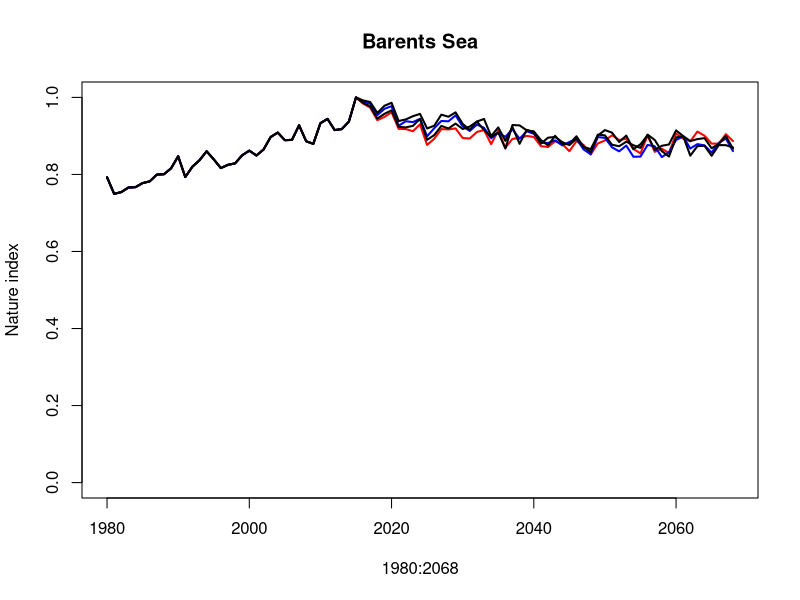
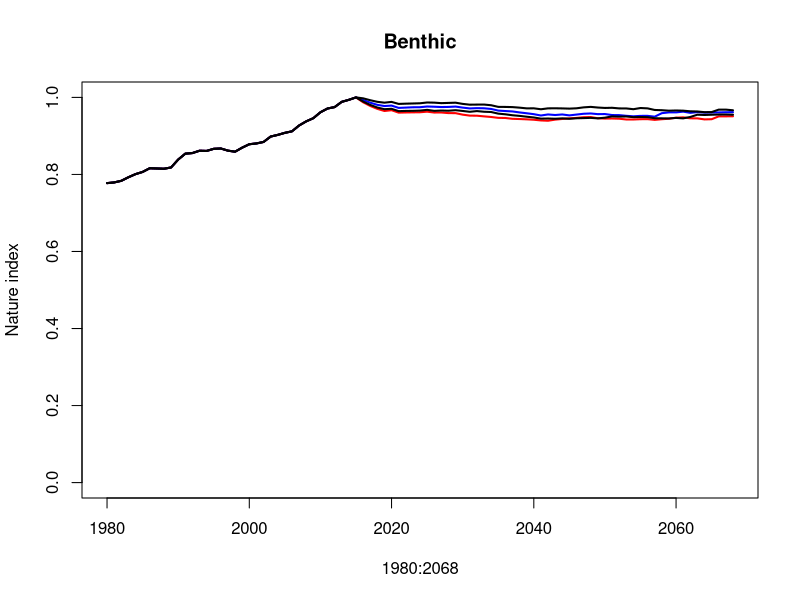
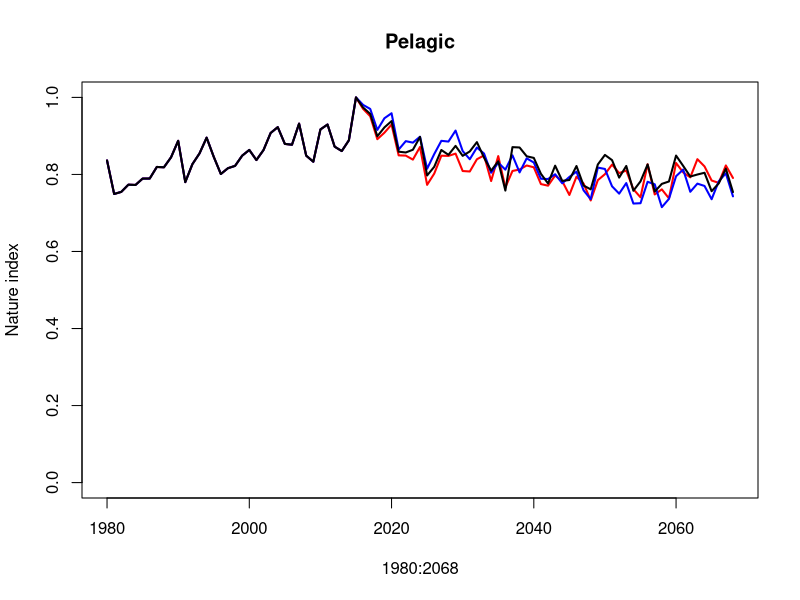

Write R code to recreate these figures, in order. (Note: this script raises an error after producing the figures.)
library(tidyverse)
# The script calculates the Nature Index from the output of model simulations of the Barents Sea.
# Barent Sea model ....
#
# Indicators: biomass
#
# Reference values are estimated from 

# Functions that scale indicator observations
# Used when there are uncertainties in the indicator observations or reference values.
# So far not used in the Barents Sea calculations.

scaleobs<-function(ValueID=1:2,FK_OmraadeID=rep(1,2),FK_IndicatorID=rep(1,2),FK_RefAarID=c(0,1),nsim=100,
                   bootmat=matrix(1,nrow = 2,ncol = nsim),ref.value.code=0,IndicatorID=1,FK_Scalingmodel=1){
  
  
  Reference.values <- FK_RefAarID == ref.value.code
  refmat <- 0*bootmat
  valuemat <- bootmat
  N.values <- length(ValueID)
  
  for (i in 1:N.values) {
    refmat[i,] <- bootmat[Reference.values & FK_OmraadeID == FK_OmraadeID[i],]
  }
  
  scaled.bootmat <- valuemat/refmat
  dimnames(scaled.bootmat)[[1]] <- ValueID
  
  model.mat <- matrix(1,nrow=N.values,ncol=nsim)
  FK_Scalingmodel <- as.character(FK_Scalingmodel)
  for (i in 1:N.values) {
    model.mat[i,] <- rep(FK_Scalingmodel[IndicatorID == FK_IndicatorID[i]],nsim)
  }
  scaled.bootmat[model.mat == 2] <- (-1)*scaled.bootmat[model.mat == 2] + 2
  scaled.bootmat[scaled.bootmat < 0] <- 0.0
  scaled.bootmat[scaled.bootmat > 1] <- 1.0
  if (!(is.matrix(scaled.bootmat))) {scaled.bootmat <- t(matrix(scaled.bootmat))}
  
  return(scaled.bootmat)
}

# Functions that calculate weights

calculate.fidelity.weights <- function(fidelity = NULL,
                                       functional.group = NULL, 
                                       presence = NULL) {
  
  # Function that calculates fidelity weights
  # functional.groups could be integer, character or factor
  
  fidelity.matrix <- matrix(rep(fidelity,1,each=dim(presence)[1]),ncol=dim(presence)[2])*presence
  fidelity.weight <- fidelity.matrix*0
  
  if (dim(fidelity.matrix)[1] > 1) {
    for (lev in unique(functional.group)) {
      fidelity.weight[,functional.group == lev] <- 
        fidelity.matrix[,functional.group == lev]/
        rowSums(as.matrix(fidelity.matrix[,functional.group == lev]))
    }
  }
  if (dim(fidelity.matrix)[1] == 1) {
    for (lev in unique(functional.group)) {
      fidelity.weight[,functional.group == lev] <- 
        fidelity.matrix[,functional.group == lev]/
        rowSums(t(as.matrix(fidelity.matrix[,functional.group == lev])))
    }
  }
  
  fidelity.weight[is.nan(fidelity.weight)] <- 0
  
  return(fidelity.weight)
}

#-------------

calculate.trophic.weights <- function(functional.group = NULL, 
                                      presence = NULL, 
                                      key.indicator.code = "key",
                                      code.for.absence = 0,
                                      weights.key.indicators = 0.5) {
  
  # Function that calculates trophic weights
  # functional.groups could be integer, character or factor
  
  count.func.group <- function(functional.group, 
                               key.indicator.code = "key",
                               code.for.absence = 0) {
    # Function that counts the number of functional groups other than key indicators
    # in a set of indicators
    
    return(length(unique(functional.group[!(functional.group %in% c(code.for.absence,
                                                                    key.indicator.code))])))
  }
  
  check.for.key.indicators <- function(functional.group,
                                       key.indicator.code = "key") {
    # Function that checks for key indicators among a set of indicators
    
    return(key.indicator.code %in% functional.group)
  }
  
  assign.trophic.weights <- function(functional.group,
                                     n.functional.group,
                                     key.indicators.present, 
                                     key.indicator.code = "key",
                                     code.for.absence = 0,
                                     w = 0.5) {
    # Function that assigns trophic weights to each indicator observed in a BSunit.
    
    # trophic weight for key indicators
    
    trophic.weight <- (functional.group*0) +
      (functional.group == key.indicator.code)*(w + (1-w)*(n.functional.group == 0))
    
    # trophic weight for nonkey indicators
    
    n.functional.group[n.functional.group == 0] <- 1
    trophic.weight <- trophic.weight +
      ((!(functional.group %in% c(code.for.absence,key.indicator.code)))*
         ((1-(w*key.indicators.present))/n.functional.group))
    return(trophic.weight)
  }
  
  if (is.character(functional.group)) {functional.group <- as.factor(functional.group)}
  
  if (is.factor(functional.group)) {
    key.indicator.code <- which(levels(functional.group) == key.indicator.code)
    if (length(key.indicator.code) == 0) {key.indicator.code <- length(levels(functional.group))+10}
    functional.group <- as.integer(functional.group)
    code.for.absence <- 0
  }
  
  functional.group.matrix <- matrix(rep(functional.group,1,each=dim(presence)[1]),
                                    ncol=dim(presence)[2])
  functional.group.matrix <- functional.group.matrix*presence + (!presence)*code.for.absence
  
  n.functional.group <- apply(functional.group.matrix,1,count.func.group,
                              key.indicator.code,code.for.absence)
  key.indicators.present <- apply(functional.group.matrix,1,check.for.key.indicators,
                                  key.indicator.code)
  
  return(apply(functional.group.matrix,2,assign.trophic.weights,
               n.functional.group,key.indicators.present,
               key.indicator.code,code.for.absence,w))
}

#-------------

calculate.BSunit.weights <- function(fidelity,
                                     functional.group, 
                                     presence, 
                                     key.indicator.code = "key",
                                     code.for.absence = 0,
                                     w = 0.5) {
  
  # Function that calculates BSunit.weights. 
  # BSunit.weights are the product of fidelity weights and trophic weights.
  # NI for BSunits is the weighted average of scaled indicator observations within the BSunit
  # using BSunit.weights as weights.
  # BSunit.weights should therefore sum to 1 within each BS-unit.
  
  fidelity.weights <- calculate.fidelity.weights(fidelity, 
                                                 functional.group, 
                                                 presence)
  trophic.weights <- calculate.trophic.weights(functional.group, 
                                               presence, 
                                               key.indicator.code, 
                                               code.for.absence, 
                                               w)
  return(fidelity.weights*trophic.weights)
}

#----------------

#Next two functions are not used in the Barents Sea calculations as there is 
#only one spatial unit in the analysis

#calculate.area.weights <- function(BSunit.area = NULL,
#                                   NIunits = NULL) {
#  
#  # Function that calculates area weights
#  
#  area.weights <- NIunits*0
#  for (i in 1:(dim(area.weights)[2])) {
#    tot.area <- sum(BSunit.area[NIunits[,i] == 1])
#    area.weights[,i] <- BSunit.area*NIunits[,i]/tot.area
#  }
#  return(area.weights)
#}
#
##----------------
#
#
#calculate.NI.weights <- function(BSunit.area = NULL,
#                                 NIunits = NULL,
#                                 fidelity = NULL,
#                                 functional.group = NULL, 
#                                 presence = NULL,
#                                 key.indicator.code = "key",
#                                 code.for.absence = 0,
#                                 w = 0.5) {
#  
#  # Function that calculates weights used in the calculation of the Nature Index for a set of NIunits
#  
#  BSunit.weights <- calculate.BSunit.weights(fidelity, functional.group, presence, key.indicator.code, 
#                                             code.for.absence,w)
#  area.weights <- calculate.area.weights(BSunit.area,NIunits)
#  
#  NI.weights <- vector("list",dim(NIunits)[2])
#  names(NI.weights) <- dimnames(NIunits)[[2]]
#  
#  for (i in 1:dim(NIunits)[2]) {
#    NI.weights[[i]] <- BSunit.weights*
#      matrix(rep(area.weights[,i],dim(BSunit.weights)[2]),ncol=dim(BSunit.weights)[2])
#    dimnames(NI.weights[[i]]) <- dimnames(presence)
#  }
#  
#  return(NI.weights)
#}

# FIRST CALCULATION. 
# REFERENCE VALUES CONSTANT, REFERENCE VALUES READ FROM "virgin_biomass_natureindex"

# Read input data
fmsy0_natureindex<- read.csv("chapter_4/nature_index/fmsy0_natureindex.csv")

fmsy1_natureindex<- read.csv("chapter_4/nature_index/fmsy1_natureindex.csv")
fmsy08_natureindex<- read.csv("chapter_4/nature_index/fmsy08_natureindex.csv")
fmsy11_natureindex<- read.csv("chapter_4/nature_index/fmsy11_natureindex.csv")
fmsy06_natureindex<- read.csv("chapter_4/nature_index/fmsy06_natureindex.csv")
virgin_biomass_natureindex<- read.csv("chapter_4/nature_index/virgin_biomass_natureindex.csv")
ni_indicators_noba<- read.csv("chapter_4/nature_index/ni_indicators_noba.csv")

valuemat_fmsy0 <- as.matrix(fmsy0_natureindex[,4:92])
dimnames(valuemat_fmsy0)[[1]] <- fmsy0_natureindex[,2]
dimnames(valuemat_fmsy0)[[2]] <- 1980:2068

valuemat_fmsy1 <- as.matrix(fmsy1_natureindex[,4:92])
dimnames(valuemat_fmsy1)[[1]] <- fmsy1_natureindex[,2]
dimnames(valuemat_fmsy1)[[2]] <- 1980:2068

valuemat_fmsy08 <- as.matrix(fmsy08_natureindex[,4:92])
dimnames(valuemat_fmsy08)[[1]] <- fmsy08_natureindex[,2]
dimnames(valuemat_fmsy08)[[2]] <- 1980:2068

valuemat_fmsy11 <- as.matrix(fmsy11_natureindex[,4:92])
dimnames(valuemat_fmsy11)[[1]] <- fmsy11_natureindex[,2]
dimnames(valuemat_fmsy11)[[2]] <- 1980:2068

valuemat_fmsy06 <- as.matrix(fmsy06_natureindex[,4:92])
dimnames(valuemat_fmsy06)[[1]] <- fmsy06_natureindex[,2]
dimnames(valuemat_fmsy06)[[2]] <- 1980:2068

valuemat_virgin<- as.matrix(virgin_biomass_natureindex[,4]) #4=VB, 5=2100
dimnames(valuemat_virgin)[[1]]<- virgin_biomass_natureindex[,2]

# Read or calculate reference values


refmat <- matrix(rep(virgin_biomass_natureindex[,4],dim(valuemat_virgin)[2]), #also change here for 2100
                 nrow = dim(valuemat_virgin)[1], ncol=dim(valuemat_virgin)[2])

refmat<- as.vector(refmat)
# Scale indicators according to the LOW model
scaled.bootmat_fmsy0 <- valuemat_fmsy0/refmat
scaled.bootmat_fmsy0[scaled.bootmat_fmsy0 < 0] <- 0.0
scaled.bootmat_fmsy0[scaled.bootmat_fmsy0 > 1] <- 1.0
  
scaled.bootmat_fmsy1 <- valuemat_fmsy1/refmat
scaled.bootmat_fmsy1[scaled.bootmat_fmsy1 < 0] <- 0.0
scaled.bootmat_fmsy1[scaled.bootmat_fmsy1 > 1] <- 1.0

scaled.bootmat_fmsy08 <- valuemat_fmsy08/refmat
scaled.bootmat_fmsy08[scaled.bootmat_fmsy08 < 0] <- 0.0
scaled.bootmat_fmsy08[scaled.bootmat_fmsy08 > 1] <- 1.0

scaled.bootmat_fmsy11 <- valuemat_fmsy11/refmat
scaled.bootmat_fmsy11[scaled.bootmat_fmsy11 < 0] <- 0.0
scaled.bootmat_fmsy11[scaled.bootmat_fmsy11 > 1] <- 1.0

scaled.bootmat_fmsy06 <- valuemat_fmsy06/refmat
scaled.bootmat_fmsy06[scaled.bootmat_fmsy06 < 0] <- 0.0
scaled.bootmat_fmsy06[scaled.bootmat_fmsy06 > 1] <- 1.0

# CALCULATE WEIGHTS.

# Create input objects to the weight calculations

#The indicators fidelity to the Barents Sea, pelagic and bethic systems.



fidelity.pelagic <- ni_indicators_noba[,"fidelity_pelagic"] > 0
fidelity.benthic <- ni_indicators_noba[,"fidelity_benthic"] > 0


functional.group <- ni_indicators_noba[,"fk_func_groupID"]
fidelity.whole.ecosystem <- rep(1,length(functional.group))
#Option to reduce the number of functional groups. Lumps all top predators 
#into one group and all intermediate predators into one group

functional.group[functional.group == 9] <- 8
functional.group[functional.group == 2] <- 1

#Option to include key elements. If skipped, there are no key elements
#recognized in the calculation, instead the candidate key elements are treated just like the
#other indicators

functional.group[ni_indicators_noba[,"key_element"]] <- 10

key.indicator.code <- c(10) # Necessary input to weight calculation
code.for.absence <- c(0)
functional.group.benthic <- functional.group*fidelity.benthic
functional.group.pelagic <- functional.group*fidelity.pelagic

# ICunits corresponds to the matrix "presence" that appears in the functions for calculating weights.
# For the Barents Sea calculations, there is only one spatial unit where all indicators are present.
# So, in order to calculate weighgts correctly, using the above functions,
# ICunit should be an 1 x n.ind matrix containing the sequence 1:n.ind, while
# NIunits should be an 1 x 1 matrix of 1.

ICunits <- t(as.matrix(1:length(functional.group)))
dimnames(ICunits)[[1]] <- as.list("Barents Sea")
dimnames(ICunits)[[2]] <- ni_indicators_noba$indicator_name

NIunits <- as.matrix(1)
dimnames(NIunits)[[1]] <- as.list(dimnames(ICunits)[[1]])
dimnames(NIunits)[[2]] <- as.list("Barents Sea")

w = 0.50 # The total weight given to key indicators, when key indicators are present in the data.

Indicator.weights.whole.ecosystem <- calculate.BSunit.weights(fidelity.whole.ecosystem,
                         functional.group, 
                         (ICunits > 0), 
                         key.indicator.code,
                         code.for.absence,
                         w)

Indicator.weights.pelagic <- calculate.BSunit.weights(fidelity.pelagic,
                                              functional.group.pelagic, 
                                              (ICunits > 0), 
                                              key.indicator.code,
                                              code.for.absence,
                                              w)

Indicator.weights.benthic <- calculate.BSunit.weights(fidelity.benthic,
                                              functional.group.benthic, 
                                              (ICunits > 0), 
                                              key.indicator.code,
                                              code.for.absence,
                                              w)

# CALCULATE NATURE INDEX VALUES
# In the case of the Barents Sea simulations, NIs (vector of length n.time) is calculated as 
# the matrix product between Indicator,weights (1 x n.ind matrix) and 
# scaled.bootmat (n.ind x n.time matrix)

nature.index_fmsy0 <- Indicator.weights.whole.ecosystem %*% scaled.bootmat_fmsy0
nature.index_fmsy1 <- Indicator.weights.whole.ecosystem %*% scaled.bootmat_fmsy1
nature.index_fmsy08 <- Indicator.weights.whole.ecosystem %*% scaled.bootmat_fmsy08
nature.index_fmsy11 <- Indicator.weights.whole.ecosystem %*% scaled.bootmat_fmsy11
nature.index_fmsy06 <- Indicator.weights.whole.ecosystem %*% scaled.bootmat_fmsy06

as.data.frame(nature.index_fmsy0) %>% gather(year, score, 1:89) -> fmsy0
fmsy0$scenario<- "fmsy0"
#fmsy0<- fmsy0[c(TRUE,rep(FALSE,4)), ]

as.data.frame(nature.index_fmsy1) %>% gather(year, score, 1:89) -> fmsy1
fmsy1$scenario<- "fmsy1"
#fmsy1<- fmsy1[c(TRUE,rep(FALSE,4)), ]

as.data.frame(nature.index_fmsy08) %>% gather(year, score, 1:89) -> fmsy08
fmsy08$scenario<- "fmsy08"
#fmsy08<- fmsy08[c(TRUE,rep(FALSE,4)), ]

as.data.frame(nature.index_fmsy11) %>% gather(year, score, 1:89) -> fmsy11
fmsy11$scenario<- "fmsy11"
#fmsy11<- fmsy11[c(TRUE,rep(FALSE,4)), ]
as.data.frame(nature.index_fmsy06) %>% gather(year, score, 1:89) -> fmsy06
fmsy06$scenario<- "fmsy06"
#fmsy11<- fmsy11[c(TRUE,rep(FALSE,4)), ]

index3<- rbind(fmsy0, fmsy1, fmsy08, fmsy11, fmsy06)
index3$year<- as.integer(index3$year)

plot(1980:2068,nature.index_fmsy11,ylim = c(0,1),type="l",col="red",lwd=2,ylab="Nature index")
lines(1980:2068,nature.index_fmsy08,col="blue",lwd=2)
lines(1980:2068,nature.index_fmsy1,col="black",lwd=2)
lines(1980:2068,nature.index_fmsy06,col="black",lwd=2)

title("Barents Sea")

a<- ggplot(index3, aes(year,score)) + 
  geom_line(aes(colour=scenario)) + 
  ylim(0.8,1)+
  xlim(2015, 2068)+ggtitle("Overall")+
  theme_bw()+
  ggplot2::theme(text = ggplot2::element_text(size=14),
                 axis.text.x = ggplot2::element_text(size=12))+
  xlab("")+
  ylab("Norway Nature Index Score")+ theme(legend.position="none")

nature.index_fmsy0.benthic <- Indicator.weights.benthic %*% scaled.bootmat_fmsy0
nature.index_fmsy1.benthic <- Indicator.weights.benthic %*% scaled.bootmat_fmsy1
nature.index_fmsy08.benthic <- Indicator.weights.benthic %*% scaled.bootmat_fmsy08
nature.index_fmsy11.benthic <- Indicator.weights.benthic %*% scaled.bootmat_fmsy11
nature.index_fmsy06.benthic <- Indicator.weights.benthic %*% scaled.bootmat_fmsy06


as.data.frame(nature.index_fmsy0.benthic) %>% gather(year, score, 1:89) -> fmsy0_benthic
fmsy0_benthic$scenario<- "fmsy0"
#fmsy0_benthic<- fmsy0_benthic[c(TRUE,rep(FALSE,4)), ]

as.data.frame(nature.index_fmsy1.benthic) %>% gather(year, score, 1:89) -> fmsy1_benthic
fmsy1_benthic$scenario<- "fmsy1"
#fmsy1_benthic<- fmsy1_benthic[c(TRUE,rep(FALSE,4)), ]
as.data.frame(nature.index_fmsy08.benthic) %>% gather(year, score, 1:89) -> fmsy08_benthic
fmsy08_benthic$scenario<- "fmsy08"
#fmsy08_benthic<- fmsy08_benthic[c(TRUE,rep(FALSE,4)), ]
as.data.frame(nature.index_fmsy11.benthic) %>% gather(year, score, 1:89) -> fmsy11_benthic
fmsy11_benthic$scenario<- "fmsy11"

as.data.frame(nature.index_fmsy06.benthic) %>% gather(year, score, 1:89) -> fmsy06_benthic
fmsy06_benthic$scenario<- "fmsy06"
#fmsy11_benthic<- fmsy11_benthic[c(TRUE,rep(FALSE,4)), ]
benthic_nni<- rbind(fmsy0_benthic, fmsy1_benthic, fmsy08_benthic, fmsy11_benthic, fmsy06_benthic)
benthic_nni$year<- as.integer(benthic_nni$year)

plot(1980:2068,nature.index_fmsy11.benthic,ylim = c(0,1),type="l",col="red",lwd=2,ylab="Nature index")
lines(1980:2068,nature.index_fmsy08.benthic,col="blue",lwd=2)
lines(1980:2068,nature.index_fmsy1.benthic,col="black",lwd=2)
lines(1980:2068,nature.index_fmsy06.benthic,col="black",lwd=2)

title("Benthic")

b<- ggplot(benthic_nni, aes(year,score)) +
  geom_line(aes(colour=scenario)) +
  ylim(0.9,1)+
  xlim(2015, 2068)+
ggtitle("Benthic")+
  theme_bw()+
  ggplot2::theme(text = ggplot2::element_text(size=14),
                 axis.text.x = ggplot2::element_text(size=12))+
  xlab("Year")+
  ylab("")+ theme(legend.position="none")

nature.index_fmsy0.pelagic <- Indicator.weights.pelagic %*% scaled.bootmat_fmsy0
nature.index_fmsy1.pelagic <- Indicator.weights.pelagic %*% scaled.bootmat_fmsy1
nature.index_fmsy08.pelagic <- Indicator.weights.pelagic %*% scaled.bootmat_fmsy08
nature.index_fmsy11.pelagic <- Indicator.weights.pelagic %*% scaled.bootmat_fmsy11
nature.index_fmsy06.pelagic <- Indicator.weights.pelagic %*% scaled.bootmat_fmsy06


as.data.frame(nature.index_fmsy0.pelagic) %>% gather(year, score, 1:89) -> fmsy0_pelagic
fmsy0_pelagic$scenario<- "fmsy0"
#fmsy0_pelagic<- fmsy0_pelagic[c(TRUE,rep(FALSE,4)), ]

as.data.frame(nature.index_fmsy1.pelagic) %>% gather(year, score, 1:89) -> fmsy1_pelagic
fmsy1_pelagic$scenario<- "fmsy1"
#fmsy1_pelagic<- fmsy1_pelagic[c(TRUE,rep(FALSE,4)), ]

as.data.frame(nature.index_fmsy08.pelagic) %>% gather(year, score, 1:89) -> fmsy08_pelagic
fmsy08_pelagic$scenario<- "fmsy08"
#fmsy08_pelagic<- fmsy08_pelagic[c(TRUE,rep(FALSE,4)), ]

as.data.frame(nature.index_fmsy11.pelagic) %>% gather(year, score, 1:89) -> fmsy11_pelagic
fmsy11_pelagic$scenario<- "fmsy11"
#fmsy11_pelagic<- fmsy11_pelagic[c(TRUE,rep(FALSE,4)), ]
as.data.frame(nature.index_fmsy06.pelagic) %>% gather(year, score, 1:89) -> fmsy06_pelagic
fmsy06_pelagic$scenario<- "fmsy06"

pelagic_nni<- rbind(fmsy0_pelagic, fmsy1_pelagic, fmsy08_pelagic, fmsy11_pelagic, fmsy06_pelagic)
pelagic_nni$year<- as.integer(pelagic_nni$year)

c<- ggplot(pelagic_nni, aes(year,score)) + 
  geom_line(aes(colour=scenario)) + ylim(0.6,1)+
  xlim(2015, 2068)+
  ggtitle("Pelagic")+
  theme_bw()+
  ggplot2::theme(text = ggplot2::element_text(size=14),
                 axis.text.x = ggplot2::element_text(size=12))+
  xlab("")+
  ylab("")+ theme(legend.position="none")+ theme(legend.position="none")

legend<- ggplot(pelagic_nni, aes(year,score)) + 
  geom_line(aes(colour=scenario)) + ylim(0.7,1)+
  xlim(1980, 2068)+
  ggtitle("Pelagic Norway Nature Index for the Barents Sea")+
  theme_bw()+
  ggplot2::theme(text = ggplot2::element_text(size=14),
                 axis.text.x = ggplot2::element_text(size=12))+
  xlab("Year")+
  ylab("Score")

plot(1980:2068,nature.index_fmsy11.pelagic,ylim = c(0,1),type="l",col="red",lwd=2,ylab="Nature index")
lines(1980:2068,nature.index_fmsy08.pelagic,col="blue",lwd=2)
lines(1980:2068,nature.index_fmsy1.pelagic,col="black",lwd=2)
title("Pelagic")

# 
prow<- plot_grid(a, b, c, labels = c("A", "B", "C"), align = "v", ncol=1)
legend<- get_legend(legend)
plot_grid(prow, legend, rel_widths = c(3, .3))

benthic_nni$type<- "benthic"
index3$type<- "overall"
pelagic_nni$type<- "pelagic"
nni<- rbind(index3, benthic_nni, pelagic_nni)
write.csv(nni, "chapter_4/nature_index/nni_scores.csv")

write.csv(index3, "chapter_4/nature_index/scores/ni_scores.csv", row.names=F)
write.csv(benthic_nni, "chapter_4/nature_index/scores/ni_benthic.csv", row.names = F)
write.csv(pelagic_nni, "chapter_4/nature_index/scores/ni_pelagic.csv", row.names = F)
